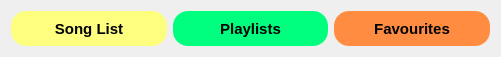
   <widget class="QFrame" name="frame_7">
    <property name="geometry">
     <rect>
      <x>340</x>
      <y>430</y>
      <width>501</width>
      <height>51</height>
     </rect>
    </property>
    <property name="frameShape">
     <enum>QFrame::NoFrame</enum>
    </property>
    <property name="frameShadow">
     <enum>QFrame::Raised</enum>
    </property>
    <layout class="QHBoxLayout" name="horizontalLayout_5">
     <item>
      <widget class="QPushButton" name="song_list_btn">
       <property name="minimumSize">
        <size>
         <width>0</width>
         <height>35</height>
        </size>
       </property>
       <property name="font">
        <font>
         <pointsize>11</pointsize>
         <weight>75</weight>
         <bold>true</bold>
        </font>
       </property>
       <property name="cursor">
        <cursorShape>PointingHandCursor</cursorShape>
       </property>
       <property name="styleSheet">
        <string notr="true">QPushButton{
	background-color: rgb(255, 255, 127);
	border-radius:15px;
}

QPushButton:hover{
	background-color: rgb(255, 177, 0);
}</string>
       </property>
       <property name="text">
        <string>Song List</string>
       </property>
      </widget>
     </item>
     <item>
      <widget class="QPushButton" name="playlists_btn">
       <property name="minimumSize">
        <size>
         <width>0</width>
         <height>35</height>
        </size>
       </property>
       <property name="font">
        <font>
         <pointsize>11</pointsize>
         <weight>75</weight>
         <bold>true</bold>
        </font>
       </property>
       <property name="cursor">
        <cursorShape>PointingHandCursor</cursorShape>
       </property>
       <property name="styleSheet">
        <string notr="true">QPushButton{
	background-color: rgb(0, 255, 127);
	border-radius:15px;
}

QPushButton:hover{
	background-color: rgb(0, 203, 0);
}</string>
       </property>
       <property name="text">
        <string>Playlists</string>
       </property>
      </widget>
     </item>
     <item>
      <widget class="QPushButton" name="favourites_btn">
       <property name="minimumSize">
        <size>
         <width>0</width>
         <height>35</height>
        </size>
       </property>
       <property name="font">
        <font>
         <pointsize>11</pointsize>
         <weight>75</weight>
         <bold>true</bold>
        </font>
       </property>
       <property name="cursor">
        <cursorShape>PointingHandCursor</cursorShape>
       </property>
       <property name="styleSheet">
        <string notr="true">QPushButton{
	background-color: rgb(255, 140, 64);
	border-radius:15px;
}

QPushButton:hover{
background-color: rgb(226, 94, 0);
}</string>
       </property>
       <property name="text">
        <string>Favourites</string>
       </property>
      </widget>
     </item>
    </layout>
   </widget>
